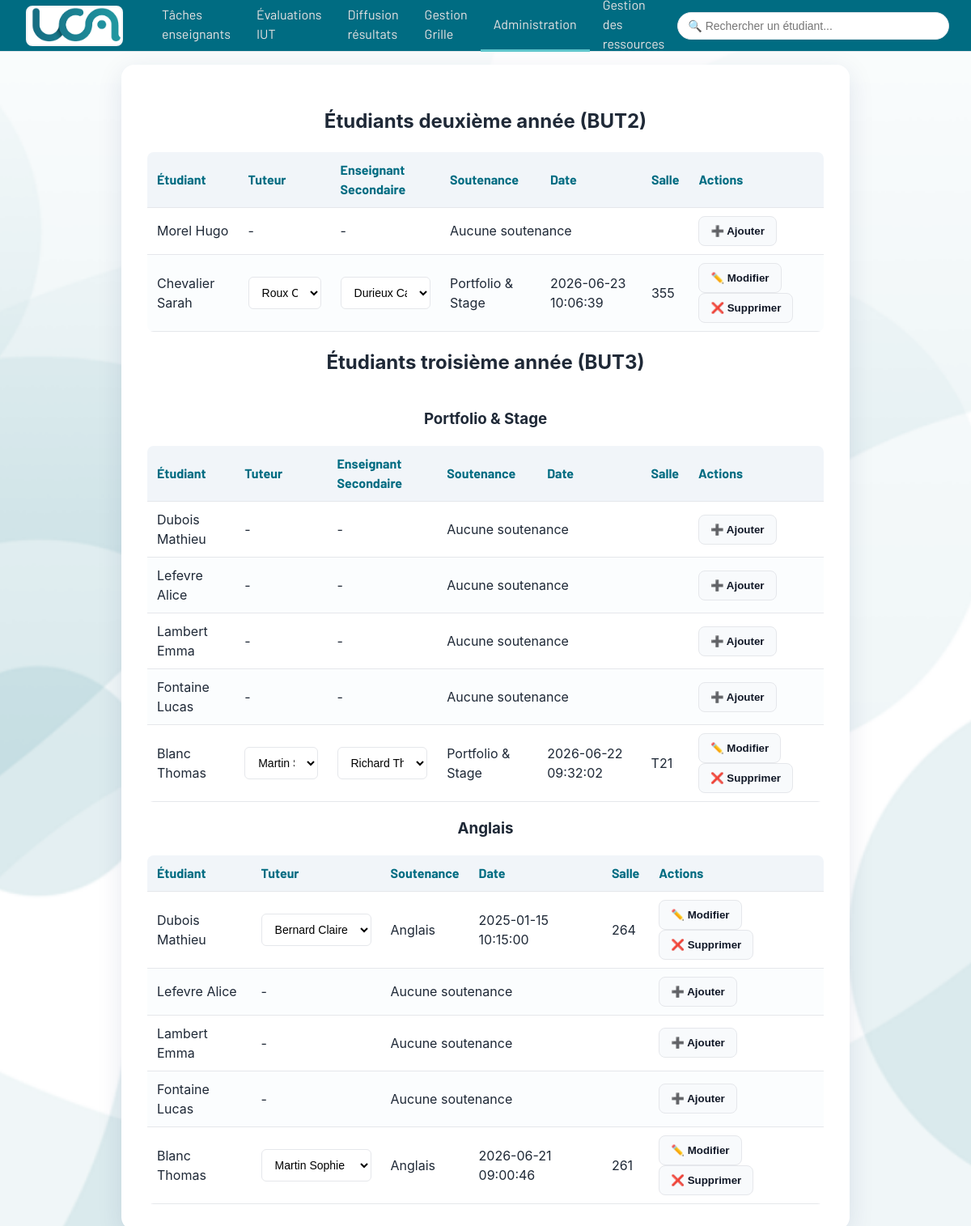
The page /back/mainAdministration.php on the database its author committed.
### tables this page shows
CREATE TABLE `EtudiantsBUT2ou3` (
  `IdEtudiant` smallint(6) NOT NULL,
  `nom` varchar(50) NOT NULL,
  `prenom` varchar(50) NOT NULL,
  `mail` varchar(80) NOT NULL
);

CREATE TABLE `EvalStage` (
  `IdEvalStage` smallint(6) NOT NULL,
  `note` float DEFAULT NULL,
  `commentaireJury` varchar(200) DEFAULT NULL,
  `presenceMaitreStageApp` tinyint(1) DEFAULT NULL,
  `confidentiel` tinyint(1) DEFAULT NULL,
  `date_h` datetime DEFAULT NULL,
  `IdEnseignantTuteur` smallint(6) NOT NULL,
  `Statut` varchar(15) NOT NULL,
  `IdSecondEnseignant` smallint(6) NOT NULL,
  `anneeDebut` smallint(6) NOT NULL,
  `IdModeleEval` smallint(6) NOT NULL,
  `IdEtudiant` smallint(6) NOT NULL,
  `IdSalle` varchar(10) DEFAULT NULL
);

CREATE TABLE `EvalAnglais` (
  `IdEvalAnglais` smallint(6) NOT NULL,
  `dateS` datetime DEFAULT NULL,
  `note` float DEFAULT NULL CHECK (`note` > 0),
  `commentaireJury` varchar(200) DEFAULT NULL,
  `Statut` varchar(15) NOT NULL,
  `IdSalle` varchar(10) NOT NULL,
  `IdEnseignant` smallint(6) NOT NULL,
  `anneeDebut` smallint(6) NOT NULL,
  `IdModeleEval` smallint(6) NOT NULL,
  `IdEtudiant` smallint(6) NOT NULL
);

### back/mainAdministration.php (the view, shortened to what this page needs)
<?php
require_once "../db.php";
$sql = "SELECT e.IdEtudiant, e.nom, e.prenom
        FROM EtudiantsBUT2ou3 e
        JOIN AnneeStage a ON e.IdEtudiant = a.IdEtudiant
        WHERE a.but3sinon2 = FALSE AND a.anneeDebut = YEAR(CURDATE())";
$etudiantsBUT2 = $pdo->query($sql)->fetchAll();
$sql = "SELECT e.IdEtudiant, e.nom, e.prenom
        FROM EtudiantsBUT2ou3 e
        JOIN AnneeStage a ON e.IdEtudiant = a.IdEtudiant
        WHERE a.but3sinon2 = TRUE AND a.anneeDebut = YEAR(CURDATE())";
$etudiantsBUT3 = $pdo->query($sql)->fetchAll();
?>
<!DOCTYPE html>
<html lang="fr">
<head>
    <link rel="stylesheet" href="../stylee.css">
</head>
<body>
<?php include 'navbarAdmin.php'; ?>
<div class="admin-block">
<h2>Étudiants deuxième année (BUT2)</h2>
<table class="tableEtudiants">
    <thead>
        <tr>
            <th >Étudiant</th>
            <th >Tuteur</th>
            <th >Enseignant Secondaire</th>
            <th >Soutenance</th>
            <th >Date</th>
            <th >Salle</th>
            <th >Actions</th>
        </tr>
    </thead>
    <tbody>
    <?php foreach ($etudiantsBUT2 as $etu): ?>
        <?php
        $sql = "
            SELECT 'stage' AS type, IdEvalStage AS id, date_h AS date, IdSalle, IdEnseignantTuteur, IdSecondEnseignant
            FROM EvalStage WHERE IdEtudiant = :id
            UNION
            SELECT 'anglais' AS type, IdEvalAnglais AS id, dateS AS date, IdSalle, IdEnseignant, NULL
            FROM EvalAnglais WHERE IdEtudiant = :id
            LIMIT 1
        ";
        $stmt = $pdo->prepare($sql);
        $stmt->execute(['id' => $etu['IdEtudiant']]);
        $soutenance = $stmt->fetch();
        ?>
        <tr>
            <td><?= htmlspecialchars($etu['nom'] . " " . $etu['prenom']) ?></td>
            <td>
                <?php if ($soutenance): ?>
                    <form action="Partie3.2/SaveEnseignant.php?type=stage" method="post">
                        <select name="tuteur" onchange="this.form.submit()">
                            <?php
                                $enseignants = $pdo->query("SELECT IdEnseignant, nom, prenom FROM Enseignants ORDER BY nom")->fetchAll();
                                foreach ($enseignants as $ens) {
                                    $selected = ($soutenance['IdEnseignantTuteur'] == $ens['IdEnseignant']) ? "selected" : "";
                                    echo "<option value='{$ens['IdEnseignant']}' $selected>" . htmlspecialchars($ens['nom']." ".$ens['prenom']) . "</option>";
                                }
                            ?>
                        </select>
                    </form>
                <?php else: ?>
                    -
                <?php endif; ?>
            </td>
            <td>
                <?php if ($soutenance): ?>
                    <form action="Partie3.2/SaveEnseignant.php?type=stage" method="post">
                        <select name="second" onchange="this.form.submit()">
                            <?php
                                foreach ($enseignants as $ens) {
                                    $selected = ($soutenance['IdSecondEnseignant'] == $ens['IdEnseignant']) ? "selected" : "";
                                    echo "<option value='{$ens['IdEnseignant']}' $selected>" . htmlspecialchars($ens['nom']." ".$ens['prenom']) . "</option>";
                                }
                            ?>
                        </select>
                    </form>
                <?php else: ?>
                    -
                <?php endif; ?>
            </td>
            <?php if ($soutenance): ?>
                <td><?= $soutenance['type'] === 'stage' ? "Portfolio & Stage" : "Anglais" ?></td>
                <td><?= htmlspecialchars($soutenance['date']) ?></td>
                <td><?= htmlspecialchars($soutenance['IdSalle']) ?></td>
                <td>
                    <a href="Partie3.2/EditSoutenance.php?id=<?= $soutenance['id'] ?>&type=<?= $soutenance['type'] ?>"><button>✏️ Modifier</button></a>
                    <a href="Partie3.2/DeleteSoutenance.php?id=<?= $soutenance['id'] ?>&type=<?= $soutenance['type'] ?>" onclick="return confirm('Supprimer cette soutenance ?')"><button>❌ Supprimer</button></a>
                </td>
            <?php else: ?>
                <td colspan="3">Aucune soutenance</td>
                <td>
                    <a href="Partie3.2/AddSoutenance.php?idEtudiant=<?= $etu['IdEtudiant'] ?>&type=stage">
                        <button>➕ Ajouter</button>
                    </a>
                </td>
            <?php endif; ?>
        </tr>
    <?php endforeach; ?>
    </tbody>
    </table>
    <h2>Étudiants troisième année (BUT3)</h2>
    <h3> Portfolio & Stage </h3>
    <table class="tableEtudiants">
    <thead>
        <tr>
            <th >Étudiant</th>
            <th >Tuteur</th>
            <th >Enseignant Secondaire</th>
            <th >Soutenance</th>
            <th >Date</th>
            <th >Salle</th>
            <th >Actions</th>
        </tr>
    </thead>
    <tbody>
    <?php foreach ($etudiantsBUT3 as $etu): ?>
        <?php
        $sql = "
            SELECT 'stage' AS type, IdEvalStage AS id, date_h AS date, IdSalle, IdEnseignantTuteur, IdSecondEnseignant
            FROM EvalStage WHERE IdEtudiant = :id
            LIMIT 1
        ";
        $stmt = $pdo->prepare($sql);
        $stmt->execute(['id' => $etu['IdEtudiant']]);
        $soutenance = $stmt->fetch();
        ?>
        <tr>
            <td><?= htmlspecialchars($etu['nom'] . " " . $etu['prenom']) ?></td>
            <td>
                <?php if ($soutenance): ?>
                    <form action="Partie3.2/SaveEnseignant.php?type=stage" method="post">
                        <select name="tuteur" onchange="this.form.submit()">
                            <?php
                                $enseignants = $pdo->query("SELECT IdEnseignant, nom, prenom FROM Enseignants ORDER BY nom")->fetchAll();
                                foreach ($enseignants as $ens) {
                                    $selected = ($soutenance['IdEnseignantTuteur'] == $ens['IdEnseignant']) ? "selected" : "";
                                    echo "<option value='{$ens['IdEnseignant']}' $selected>" . htmlspecialchars($ens['nom']." ".$ens['prenom']) . "</option>";
                                }
                            ?>
                        </select>
                    </form>
                <?php else: ?>
                    -
                <?php endif; ?>
            </td>
            <td>
                <?php if ($soutenance): ?>
                    <form action="Partie3.2/SaveEnseignant.php?type=stage" method="post">
                        <select name="second" onchange="this.form.submit()">
                            <?php
                                foreach ($enseignants as $ens) {
                                    $selected = ($soutenance['IdSecondEnseignant'] == $ens['IdEnseignant']) ? "selected" : "";
                                    echo "<option value='{$ens['IdEnseignant']}' $selected>" . htmlspecialchars($ens['nom']." ".$ens['prenom']) . "</option>";
                                }
                            ?>
                        </select>
                    </form>
                <?php else: ?>
                    -
                <?php endif; ?>
            </td>
            <?php if ($soutenance): ?>
                <td><?= $soutenance['type'] === 'stage' ? "Portfolio & Stage" : "Anglais" ?></td>
                <td><?= htmlspecialchars($soutenance['date']) ?></td>
                <td><?= htmlspecialchars($soutenance['IdSalle']) ?></td>
                <td>
                    <a href="Partie3.2/EditSoutenance.php?id=<?= $soutenance['id'] ?>&type=<?= $soutenance['type'] ?>"><button>✏️ Modifier</button></a>
                    <a href="Partie3.2/DeleteSoutenance.php?id=<?= $soutenance['id'] ?>&type=<?= $soutenance['type'] ?>" onclick="return confirm('Supprimer cette soutenance ?')"><button>❌ Supprimer</button></a>
                </td>
            <?php else: ?>
                <td colspan="3">Aucune soutenance</td>
                <td>
                    <a href="Partie3.2/AddSoutenance.php?idEtudiant=<?= $etu['IdEtudiant'] ?>&type=stage">
                        <button>➕ Ajouter</button>
                    </a>
                </td>
            <?php endif; ?>
        </tr>
    <?php endforeach; ?>
    </tbody>
    </table>
    <h3> Anglais </h3>
    <table class="tableEtudiants">
    <thead>
        <tr>
            <th >Étudiant</th>
            <th >Tuteur</th>
            <th >Soutenance</th>
            <th >Date</th>
            <th >Salle</th>
            <th >Actions</th>
        </tr>
    </thead>
    <tbody>
    <?php foreach ($etudiantsBUT3 as $etu): ?>
        <?php
        $sql = "
            SELECT 'anglais' AS type, IdEvalAnglais AS id, dateS AS date, IdSalle, IdEnseignant AS IdEnseignantTuteur, NULL
            FROM EvalAnglais WHERE IdEtudiant = :id
            LIMIT 1
        ";
        $stmt = $pdo->prepare($sql);
        $stmt->execute(['id' => $etu['IdEtudiant']]);
        $soutenance = $stmt->fetch();
        ?>
        <tr>
            <td><?= htmlspecialchars($etu['nom'] . " " . $etu['prenom']) ?></td>
            <td>
                <?php if ($soutenance): ?>
                    <form action="Partie3.2/SaveEnseignant.php?type=anglais" method="post">
                        <select name="tuteur" onchange="this.form.submit()">
                            <?php
                                $enseignants = $pdo->query("SELECT IdEnseignant, nom, prenom FROM Enseignants ORDER BY nom")->fetchAll();
                                foreach ($enseignants as $ens) {
                                    $selected = ($soutenance['IdEnseignantTuteur'] == $ens['IdEnseignant']) ? "selected" : "";
                                    echo "<option value='{$ens['IdEnseignant']}' $selected>" . htmlspecialchars($ens['nom']." ".$ens['prenom']) . "</option>";
                                }
                            ?>
                        </select>
                    </form>
                <?php else: ?>
                    -
                <?php endif; ?>
            </td>
            <?php if ($soutenance): ?>
                <td><?= $soutenance['type'] === 'stage' ? "Portfolio & Stage" : "Anglais" ?></td>
                <td><?= htmlspecialchars($soutenance['date']) ?></td>
                <td><?= htmlspecialchars($soutenance['IdSalle']) ?></td>
                <td>
                    <a href="Partie3.2/EditSoutenance.php?id=<?= $soutenance['id'] ?>&type=<?= $soutenance['type'] ?>"><button>✏️ Modifier</button></a>
                    <a href="Partie3.2/DeleteSoutenance.php?id=<?= $soutenance['id'] ?>&type=<?= $soutenance['type'] ?>" onclick="return confirm('Supprimer cette soutenance ?')"><button>❌ Supprimer</button></a>
                </td>
            <?php else: ?>
                <td colspan="3">Aucune soutenance</td>
                <td>
                <a href="Partie3.2/AddSoutenance.php?idEtudiant=<?= $etu['IdEtudiant'] ?>&type=anglais">
                    <button>➕ Ajouter</button>
                </a>
                </td>
            <?php endif; ?>
        </tr>
    <?php endforeach; ?>
    </tbody>
    </table>
</div>
</body>
</html>

### back/navbarAdmin.php (shortened to what this page needs)
<nav class="navbar">
    <div class="brand">
        <span class="logo"></span>
    </div>
    <div class="nav-menu">
        <a class="nav-item<?php if(strpos($_SERVER['PHP_SELF'], '3_1_natan.php')!==false) echo ' selected'; ?>" href="Partie3.1/3_1_natan.php">Tâches enseignants</a>
        <a class="nav-item<?php if(strpos($_SERVER['PHP_SELF'], 'Partie3.3')!==false) echo ' selected'; ?>" href="Partie3.3/index.php">Évaluations IUT</a>
        <a class="nav-item<?php if(strpos($_SERVER['PHP_SELF'], 'Partie3.4')!==false) echo ' selected'; ?>" href="Partie3.4/index.php">Diffusion résultats</a>
        <a class="nav-item<?php if(strpos($_SERVER['PHP_SELF'], 'Partie3.5')!==false) echo ' selected'; ?>" href="Partie3.5/Partie3.5.2/Grille.php">Gestion Grille</a>
        <a class="nav-item<?php if(strpos($_SERVER['PHP_SELF'], 'mainAdministration.php')!==false) echo ' selected'; ?>" href="../mainAdministration.php">Administration</a>
        <a class="nav-item<?php if(strpos($_SERVER['PHP_SELF'], 'Partie3.6')!==false) echo ' selected'; ?>" href="../back/Partie3.5.3/gestion.php">Gestion des ressources</a>
    </div>
<input type="text" id="searchInput" placeholder="🔍 Rechercher un étudiant...">
</nav>

### stylee.css (style rules this page uses)
:root { --navy:#006C82; --teal:#178F96; --accent:#FF6E00; --bg:#006C82; --surface:#fff; --text:#1f2937; --muted:#6b7280; --border:#e5e7eb; --menu-selected:#5FC6CC; }
* { box-sizing:border-box }
html,body { height:100% }
body { margin:0; font-family:"Inter","Segoe UI",Roboto,Arial,sans-serif; background: url('fond-uca.png') center center/cover no-repeat fixed; color:var(--text); line-height:1.5; }
.navbar { display: flex; align-items: center; justify-content: flex-start; padding: 0 32px; background: var(--navy); height: 64px; border-bottom: 1px solid var(--border); position: fixed; top: 0; z-index: 20; }
.navbar .brand { display: flex; align-items: center; gap: 10px; margin-right: 32px; }
.navbar .brand .logo { width: 120px; height: 50px; border-radius: 8px; background: #fff url('logo-uca-site.png') center/contain no-repeat; border: 2px solid #f3f4f6; }
.navbar .brand span { font-weight: 800; color: #fff; font-size: 1.2rem; }
.nav-menu { display: flex; flex: 1; justify-content: center; }
.navbar #searchInput { min-width:260px;max-width:360px;width:28vw;padding:8px 12px;border:1px solid var(--border);border-radius:20px;background:#fff;margin-left:auto }
.nav-item { display: flex; align-items: center; justify-content: center; height: 64px; padding: 0 16px; color: #eae4e4; text-decoration: none; font-family: "Barlow", Arial, sans-serif; font-size: 1rem; font-weight: 400; border: none; border-bottom: 3px solid transparent; background: transparent; border-radius: 0; box-shadow: none; transition: border-color .2s, color .2s, background .2s; }
.nav-item.selected, .nav-item.active { border-bottom: 3px solid var(--menu-selected); color: #eae4e4; background: transparent; }
.admin-block { max-width: 900px; margin: 80px auto 0 auto; background: var(--surface); border-radius: 16px; box-shadow: 0 8px 32px rgba(0,44,95,0.10); padding: 32px; display: flex; flex-direction: column; align-items: center; }
a { color:var(--teal);text-decoration:none }
.btn,button { display:inline-flex;align-items:center;justify-content:center;gap:8px;border:1px solid var(--border);border-radius:8px;padding:10px 14px;font-weight:700;cursor:pointer;background:#f8fafc;color:#111827 }
input,select,textarea { width:100%;padding:10px 12px;border:1px solid var(--border);border-radius:6px;background:#fff;font-size:14px }
table { width:100%;border-collapse:collapse;background:#fff;border-radius:8px;overflow:hidden }
th,td { padding:10px 12px;border-bottom:1px solid var(--border);text-align:left;vertical-align:middle }
thead th { background:#f1f5f9;color:var(--navy);font-weight:700;font-family:'Barlow',Arial,sans-serif }
tbody tr:nth-child(even) { background:#fbfdfe }

### rows shown on the page
etudiantsbut2ou3: nom+prenom "Morel Hugo"
etudiantsbut2ou3: nom+prenom "Chevalier Sarah", shows "Portfolio & Stage", date "2026-06-23 10:06:39", IdSalle "355"
etudiantsbut2ou3: nom+prenom "Dubois Mathieu", shows "Anglais", evalanglais.dateS "2025-01-15 10:15:00", evalanglais.IdSalle "264"
etudiantsbut2ou3: nom+prenom "Lefevre Alice"
etudiantsbut2ou3: nom+prenom "Lambert Emma"
etudiantsbut2ou3: nom+prenom "Fontaine Lucas"
etudiantsbut2ou3: nom+prenom "Blanc Thomas", shows "Portfolio & Stage", evalstage.date_h "2026-06-22 09:32:02", evalstage.IdSalle "T21", shows "Anglais", evalanglais.dateS "2026-06-21 09:00:46", evalanglais.IdSalle "261"

### other values the page prints
form field tuteur "Roux Caroline"
form field second "Durieux Camille"
form field tuteur "Martin Sophie"
form field second "Richard Thomas"
form field tuteur "Bernard Claire"
